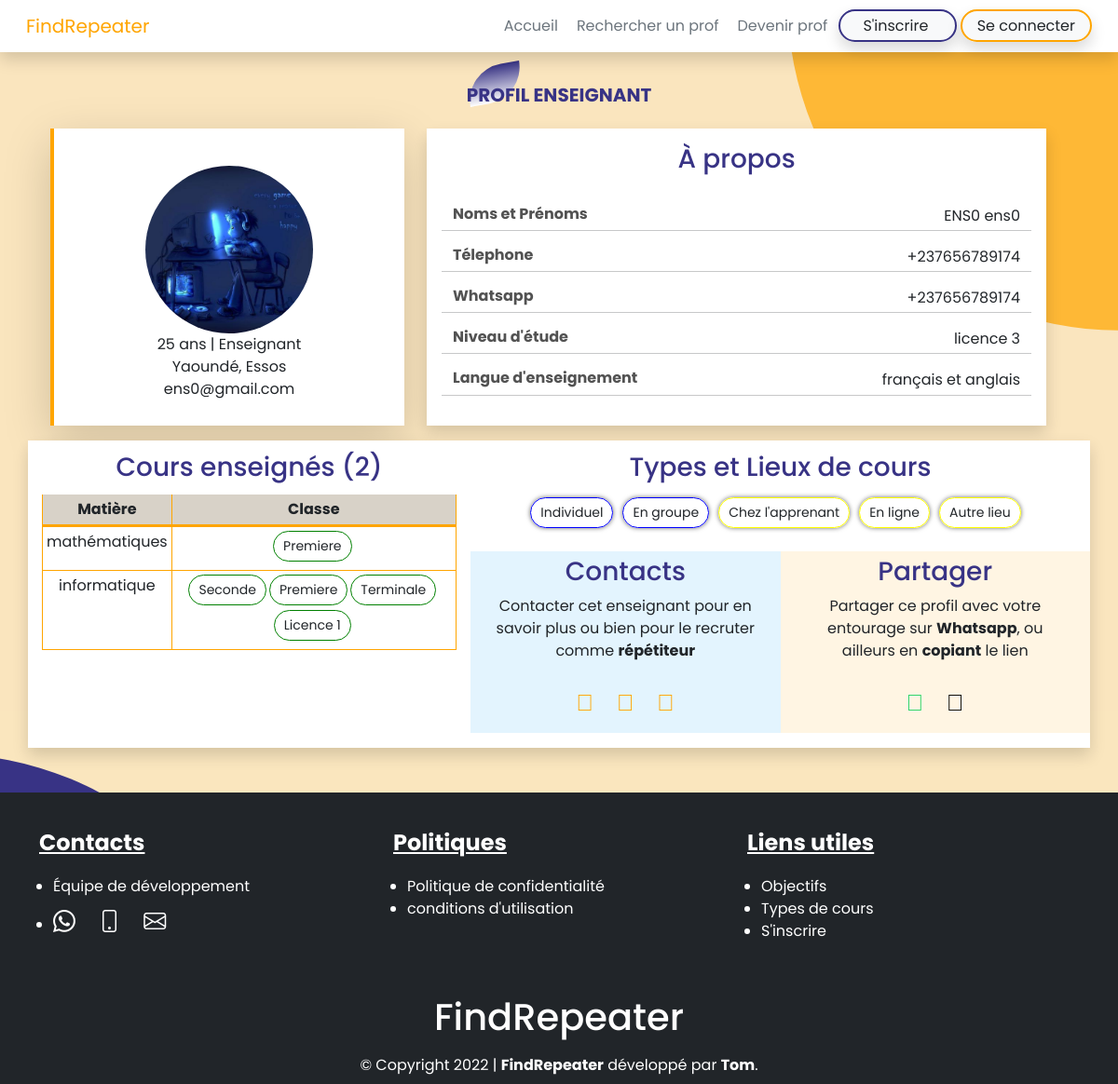
Page /voir_profil/5 on the committed database.
### utilisateurs/models.py (models this page shows, shortened)
class Personne(models.Model):
    ville = models.CharField(max_length=200, null=True)
    quartier = models.CharField(max_length=200, null=True)
    LANGUE = [
        ('français','français'),('anglais','anglais'),('français et anglais','français et anglais'),('autre','autre')
    ]
    langue = models.CharField(max_length=200, null=True, choices=LANGUE, default='fançais')
    telephone1 = models.CharField(max_length=200, null=True)
    class Meta:
        abstract = True

class Repetiteur(Personne):
    user = models.OneToOneField(User, on_delete=models.CASCADE, related_name='rep')
    CIVILITE = [
        ('Mr','Mr'),('Mme','Mme')
    ]
    civilite = models.CharField(max_length=200, null=True, choices=CIVILITE, default='Mr')
    age = models.IntegerField(null=True)
    telephone2 = models.CharField(max_length=200, blank=True)
    niveauEtude = models.CharField(max_length=200, null=True)
    profession = models.CharField(max_length=200, null=True)
    photoProfil = models.ImageField(default='default_img.jpg', upload_to='image/photo_profile', null=True, blank=True)

### cours/models.py (models this page shows)
class Cours(models.Model):
    matiere = models.ForeignKey(Matiere, null=True, on_delete=models.CASCADE)
    classes = MultiSelectField(choices=MY_CLASSES)
    repetiteur = models.ForeignKey(Repetiteur, null=True, on_delete=models.CASCADE)
    def __str__(self):
        info = self.matiere.intitule
        return info

class Matiere(models.Model):
    intitule = models.CharField(max_length=200, null=True)
    def __str__(self):
        return self.intitule

class Type_Lieu_Cours(models.Model):
    repetiteur = models.ForeignKey(Repetiteur, null=True, on_delete=models.CASCADE)
    types = MultiSelectField(choices=MY_TYPES)
    lieux = MultiSelectField(choices=MY_LIEUX)

### utilisateurs/views.py (the view)
# urls.py: path('voir_profil/<str:id_r>', voir_profil, name="voir_profil"),
def voir_profil(request, id_r):
    coursList = Cours.objects.all()
    tlList  =Type_Lieu_Cours.objects.all()
    rep = Repetiteur.objects.get(id=id_r)
    coursL = []
    for c in coursList:
        if c.repetiteur.user.id == rep.user.id:
            coursL.append(c)
    n = len(coursL)
    typLie = []
    for tl in tlList:
        if tl.repetiteur.user.id == rep.user.id:
            typLie.append(tl)
    context = {
        'rep':rep,
        'tlList':tlList,
        'coursL':coursL,
        'n':n,
        'typLie':typLie,
    }
    return render(request, 'utilisateurs/voir_profil.html', context)

### templates/utilisateurs/voir_profil.html (shortened to what this page needs)
{% extends 'base.html' %}
{% load static %}
{% block content %}
<section class="py-5 bg_profile">
    <div class="pt-4 pb-2">
        <div class="py-2 titre">
            <h1 class="text-center">Profil Enseignant</h1>
        </div>
    </div>
    <div class="container">
        <div class="row">
            <div class="col-md-4 shadow-lg dash mx-4">
                <div class="d-flex flex-column align-items-center dash-content text-center p-3">
                    {% if rep.photoProfil %}
                    <img class="rounded-circle mt-4 profile-img" src="../../media/{{rep.photoProfil}}">
                    {% endif %}
                    <span>{{rep.age}} ans | {{rep.profession}}</span>
                    <span>{{rep.ville}}, {{rep.quartier}}</span>
                    <span>{{rep.user.email}}</span>
                </div>
            </div>
            <div class="col-md-7">
                <div class="row p-3 bg-white shadow">
                    <div class="col-md-12 info">
                        <h3 class="text-center">À propos</h3><br>
                        <div class="row">
                            <div class="col">
                                <h6><b>Noms et Prénoms</b></h6>
                            </div>
                            <div class="col text-end">
                                <span>{{rep.user.last_name}} {{rep.user.first_name}}</span>
                            </div>
                            <hr>
                        </div>
                        <div class="row">
                            <div class="col">
                                <h6><b>Télephone</b></h6>
                            </div>
                            <div class="col text-end">
                                <span>{{rep.telephone1}}</span>
                            </div>
                            <hr>
                        </div>
                        <div class="row">
                            <div class="col">
                                <h6><b>Whatsapp</b></h6>
                            </div>
                            <div class="col text-end">
                                <span>{{rep.telephone2}}</span>
                            </div>
                            <hr>
                        </div>
                        <div class="row">
                            <div class="col">
                                <h6><b>Niveau d'étude</b></h6>
                            </div>
                            <div class="col text-end">
                                <span>{{rep.niveauEtude}}</span>
                            </div>
                            <hr>
                        </div>
                        <div class="row">
                            <div class="col">
                                <h6><b>Langue d'enseignement</b></h6>
                            </div>
                            <div class="col text-end">
                                <span>{{rep.langue}}</span>
                            </div>
                            <hr>
                        </div>
                    </div>
                </div>
            </div>
        </div>
        <div class="row">
            <div class="pt-1 pb-3 mt-3 bg-white shadow cours">
                <div class="row pt-2">
                    <div class="col-lg-5 pb-3">
                        <h3 class="text-center">Cours enseignés ({{n}})</h3>
                        <div id="tab" class="card card-body text-center" style="padding: 5px 3px;">
                            <div class="table_cours table-responsive">
                                <table class="table table-hover table-sm">
                                    <tr  style="border-bottom: orange solid 3px; background-color: rgb(216, 210, 200);">
                                        <th>Matière</th>
                                        <th>Classe</th>
                                    </tr>
                                    {% for c in coursL %}
                                        <tr>
                                            <td>
                                                {{c.matiere}} <br>
                                            </td>
                                            <td>
                                                <div class="les_classes">
                                                    {% for cla in c.classes %}
                                                    <span style="border-radius: 20px; padding: 5px 10px;
                                                    margin-bottom: 5px; margin-right: 3px; border: green solid 1px;"
                                                    class="classe">{{cla}}</span>
                                                    {% endfor %}
                                                </div>
                                            </td>
                                        </tr>
                                    {% endfor %}
                                </table>
                            </div>
                        </div>
                    </div>
                    <div class="col-lg-7">
                        <div class="row pb-3">
                            <div class="col-md-12 pb-1 text-center">
                                <h3 class="pb-2">Types et Lieux de cours</h3>
                                {% for tl in tlList %}
                                {% if tl.repetiteur.user.id == rep.user.id %}
                                    <div class="les_types">
                                    {% for typ in tl.types %}
                                        <span class="type">{{typ}}</span><br>
                                    {% endfor %}
                                    {% for lie in tl.lieux %}
                                        <span class="lieu">{{lie}}</span><br>
                                    {% endfor %}
                                    </div>
                                {% endif %}
                                {% endfor %}
                            </div>
                        </div>
                        <div class="row">
                            <div class="col-md-6 text-center cont_part cont">
                                <h3>Contacts</h3>
                                <p>Contacter cet enseignant pour en savoir plus ou bien pour le recruter comme <b>répétiteur</b></p>
                                <div class="reseaux">
                                    <a style="text-decoration: none; color: silver;" href="https://wa.me/{{rep.telephone2}}?text=Recherche d'un répétiteur | FindRepeater        Salut {{rep.civilite}} {{rep.user.last_name}}, j'ai visité la plateforme en ligne findrepeater et je suis intéressé.e par vous services de répétition; Pouvons-nous en discuter ?">
                                        <i class="fab fa-whatsapp"></i>
                                    </a>&emsp;
                                    <a style="text-decoration: none; color: silver;" href="tel:{{rep.telephone1}}">
                                        <i class="fas fa-mobile-alt"></i>
                                    </a>&emsp;
                                    <a style="text-decoration: none; color: silver;" href="mailto:{{rep.user.email}}?subject=Recherche d'un répétiteur | FindRepeater&body=Salut {{rep.civilite}} {{rep.user.last_name}}, j'ai visité la plateforme en ligne findrepeater et je suis intéressé.e par vos services de répétition; Pouvons-nous en discuter ?">
                                        <i class="far fa-envelope"></i>
                                    </a>
                                </div>
                            </div>
                            <div class="col-md-6 text-center cont_part part">
                                <h3>Partager</h3>
                                <p>Partager ce profil avec votre entourage sur <b>Whatsapp</b>, ou ailleurs en <b>copiant</b> le lien</p>
                                <div class="partage">
                                    <span class="wha">
                                        <a style="text-decoration: none;" href="https://wa.me/?text=Salut, je me nomme {{rep.civilite}} {{rep.user.last_name}} {{rep.user.first_name}}, je suis {{rep.profession}} et également enseignant des cours répétion. Pour plus d'information bien vouloir consulter mon *Profil Enseignant* sur la plateforme findrepeater via le lien suivant : {% url 'voir_profil' rep.id %}">
                                            <i class="fab fa-whatsapp"></i>
                                        </a>&emsp;
                                    </span>
                                    <span class="tel">
                                        <a style="text-decoration: none;" >
                                            <i class="far fa-clone js-copy" data-target="#tocopy"></i>
                                        </a>
                                    </span>
                                </div>
                            </div>
                        </div>
                    </div>
                </div>
            </div>
        </div>
    </div>
</section>
{% endblock %}

### rows in the picture
Repetiteur: photoProfil (picture), age "25", profession "Enseignant", ville "Yaoundé", quartier "Essos", user.email "ens0@gmail.com", user.last_name "ENS0", user.first_name "ens0", telephone1 "+237656789174", telephone2 "+237656789174", niveauEtude "licence 3", langue "français et anglais"
Cours: matiere "mathématiques", classes "Premiere"
Cours: matiere "informatique", classes "Seconde" "Premiere" "Terminale" "Licence 1"
Type_Lieu_Cours: types "Individuel" "En groupe", lieux "Chez l'apprenant" "En ligne" "Autre lieu"

### other values in the picture
{{ n }} "2"
